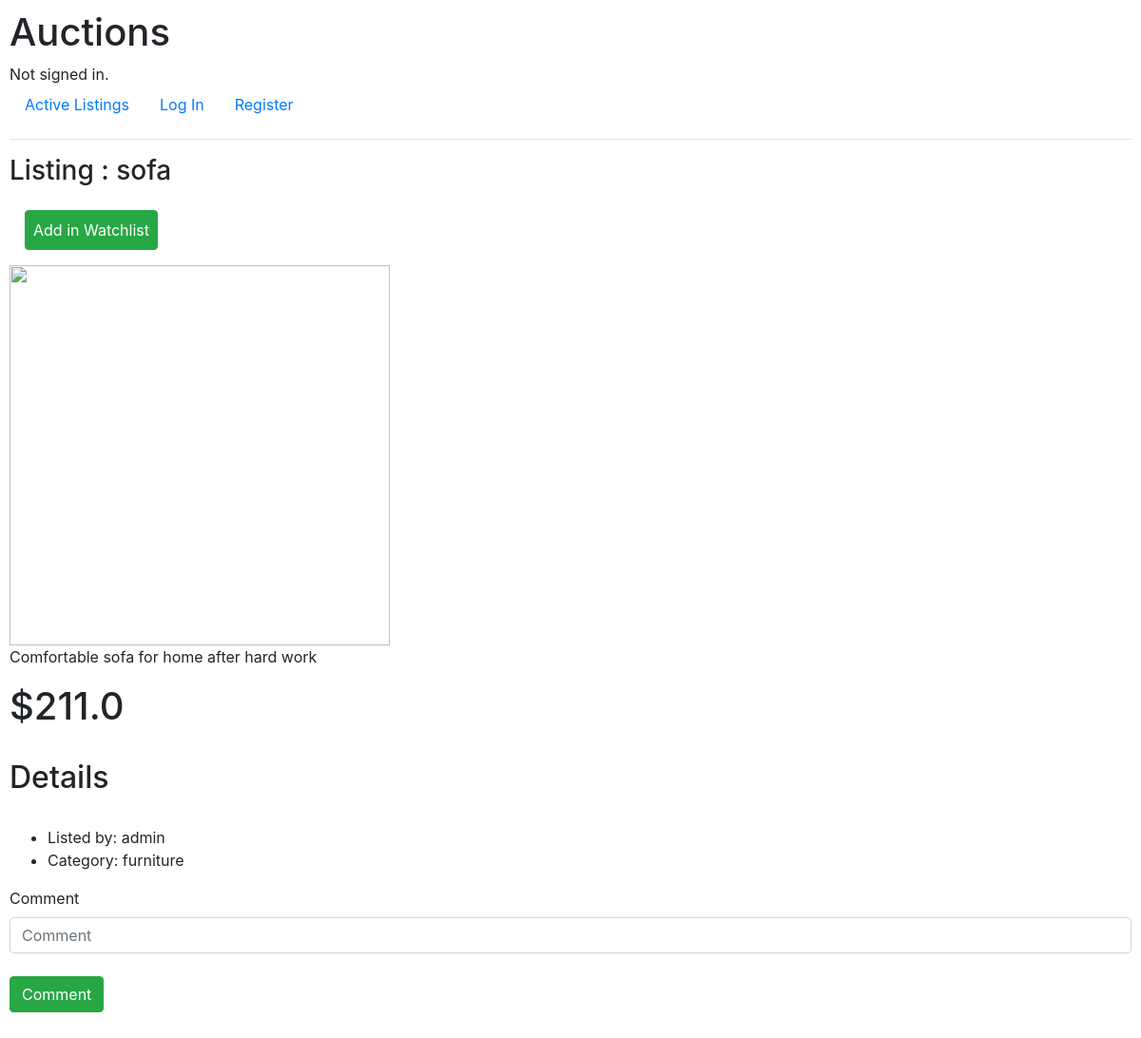
Page /listing/10 on the committed database.
### auctions/models.py (models this page shows, shortened)
class Listing(models.Model):
    title = models.CharField(max_length=40)
    description = models.CharField(max_length=500)
    imageURL = models.CharField(max_length=4000 , blank=True, null=True)
    price = models.ForeignKey(Bid, on_delete=models.CASCADE, blank=True, null=True, related_name="pricebid")
    isActive = models.BooleanField(default=True)
    owner = models.ForeignKey( User, on_delete=models.CASCADE, blank=True, null=True, related_name="user")
    category = models.ForeignKey( Category, on_delete=models.CASCADE, blank=True, null=True, related_name="category")
    watchlist = models.ManyToManyField(User, blank=True, null=True, related_name="listingWatchList")

class Bid(models.Model):
    bid = models.FloatField(default=0)
    user = models.ForeignKey(User, on_delete=models.CASCADE, blank=True, null=True, related_name="userBid")

class User(AbstractUser):
    pass

class Category(models.Model):
    categoryName = models.CharField(max_length=50)
    def __str__(self):
        return self.categoryName

### auctions/views.py (the view)
# urls.py: path("listing/<int:id>", views.listing, name="listing"),
def listing(request, id):
    listingData = Listing.objects.get(pk=id)
    comments = Comments.objects.all()
    currentUser = request.user
    isListInWatchlist = request.user in listingData.watchlist.all()
    return render(request, "auctions/listing.html", {
        'currentUser': currentUser,
        'listingData': listingData,
        'id': id,
        'isListInWatchlist': isListInWatchlist,
        'comments': comments})

### auctions/templates/auctions/listing.html (shortened to what this page needs)
{% extends "auctions/layout.html" %}
{% block body %}
  <h3>Listing : {{listingData.title}}</h3>
{% if isListInWatchlist %}
<form action="{%url 'removeWatchlist' id=listingData.id %}" method="POST">
  {%csrf_token%}
  <button type="submit" class="btn btn-danger m-3 p-2">Remove from Watchlist</button>
</form>
{%else%}
<form action="{%url 'addWatchlist' id=listingData.id %}" method="POST">
  <button type="submit" class="btn btn-success m-3 p-2">Add in Watchlist</button>
</form>
{%endif%}
<div class="list">
  <img src="{{listingData.imageURL}}" alt="" style="width: 400px;height: 400px;">
</div>
<p>{{listingData.description}}</p>
<h1>${{listingData.price.bid}}</h1>
<br>
<h2>Details</h2>
<br>
<ul>
  <li>Listed by: {{listingData.owner}}</li>
  <li>Category: {{listingData.category}}</li>
</ul>
<form action="{%url 'comment' id=listingData.id %}" method="POST">
  <label for="">Comment </label>
  {% if listingData.isActive %}
  <input class="form-control" type="text" id="comment" name="comment" placeholder="Comment" maxlength="100">
  <br>
  <button type="submit" class="btn btn-success">Comment</button>
  {%endif%}
</form>
<br>
{% endblock %}

### auctions/static/auctions/styles.css (style rules this page uses)
body { padding: 10px; }

### rows in the picture
Listing: title "sofa", description "Comfortable sofa for home after hard work", price.bid "211.0", owner "admin", category "furniture"
